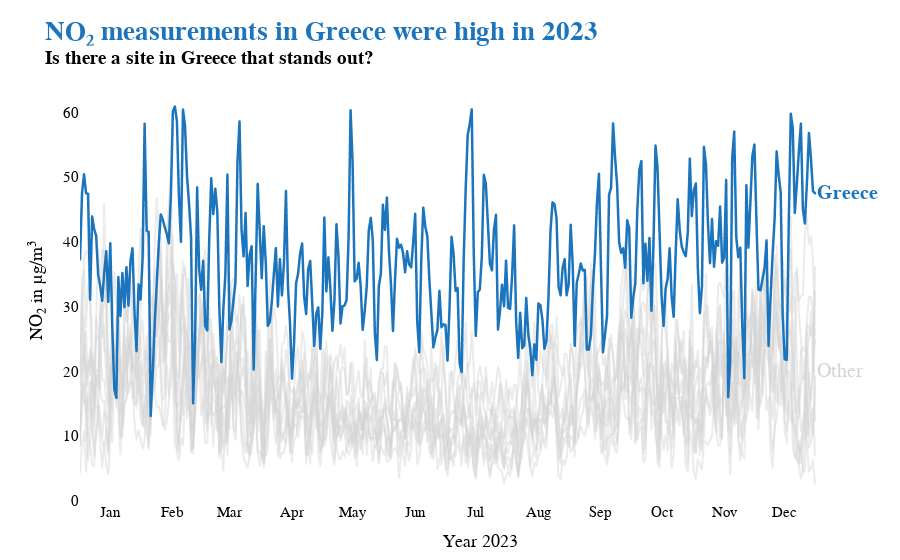

Notebook source saved alongside this figure:
### Markdown cell above
### 3. Time Series of average NO₂ measurements from all sites grouped by country:

### Code cell
# Preparation: color map -> Greece blue, all other countries lightgrey and country names with first letter capitalized for hovering:
unique_countries = country_daily_no2_avg["country"].unique()
country_color_map = {country: "rgba(28, 117, 188, 1)" if country == "greece" else "rgba(211, 211, 211, 0.45)" for country in unique_countries}
country_daily_no2_avg["hover_country"] = country_daily_no2_avg["country"].str.title()

# Plot grouped NO₂ time series by country, with Greece highlighted:
fig1 = px.line(
    country_daily_no2_avg,  # country_daily_no2_avg from Step 2 (Data Preparation)
    x="date",
    y="no2",
    color="country",  
    range_y=(0, 65),  
    title="<span style='color:rgba(28, 117, 188, 1);'>NO₂ measurements in Greece were high in 2023</span><br>"
          "<sup>Is there a site in Greece that stands out?</sup>",
    color_discrete_map=country_color_map,
    hover_data={"country": True, "date": True, "no2": True},
    custom_data=["hover_country"]
)

update_hover_template(fig1, template_type="country")  # update hover data with predefinied custom function


# Customize layout to match the first visualization:
fig1.update_layout(**base_layout)


# Add the label "Greece" as annotation directly beside the time series (blue):
greece_last_point = country_daily_no2_avg[country_daily_no2_avg["country"] == "greece"].iloc[-1]
fig1.add_annotation(
    x=greece_last_point["date"], 
    y=greece_last_point["no2"], 
    text="Greece", 
    showarrow=False, 
    font=dict(color="rgba(28, 117, 188, 1)", size=20, weight="bold"), 
    align="right",
    xanchor="left"  
)

# Add the label "Other" as annotation directly beside all other time series (lightgrey):
fig1.add_annotation(
    x=greece_last_point["date"],
    y=20,  # Position visually based on the range of other traces
    text="Other", 
    showarrow=False, 
    font=dict(color="rgba(211, 211, 211, 1)", size=20), 
    align="right",
    xanchor="left"
)

# Reorder traces to make sure Greece is in the foreground:
greece_trace = [t for t in fig1.data if t.name == "greece"]  # greek trace
set_trace_style(fig1, "greece", 2.5)                         # use custom function set_trace_style() (last cell of step 2)
other_traces = [t for t in fig1.data if t.name != "greece"]  # all other traces
fig1.data = tuple(other_traces + greece_trace)               # reorder: others first, greek last (foreground)

# Show plot:
fig1.show()

### Figure 1 — Plotly figure (JSON) as saved in the notebook; plotly's stock layout.template omitted (floating-point values rounded to 4 significant figures; data arrays with more than 128 entries replaced by an {"elided": "..."} marker saying what was removed)
{"data": [{"customdata": {"elided": "365x2 str values"}, "hovertemplate": "<b>Country:</b> %{customdata[0]}<br><b>Date:</b> %{x|%b %d, %Y}<br><b>NO₂:</b> %{y} µg/m³<br><extra></extra>", "legendgroup": "austria", "line": {"color": "rgba(211, 211, 211, 0.45)", "dash": "solid"}, "marker": {"symbol": "circle"}, "mode": "lines", "name": "austria", "showlegend": true, "type": "scattergl", "x": {"elided": "365 str values"}, "xaxis": "x", "y": {"elided": "365 float values"}, "yaxis": "y"}, {"customdata": {"elided": "365x2 str values"}, "hovertemplate": "<b>Country:</b> %{customdata[0]}<br><b>Date:</b> %{x|%b %d, %Y}<br><b>NO₂:</b> %{y} µg/m³<br><extra></extra>", "legendgroup": "belgium", "line": {"color": "rgba(211, 211, 211, 0.45)", "dash": "solid"}, "marker": {"symbol": "circle"}, "mode": "lines", "name": "belgium", "showlegend": true, "type": "scattergl", "x": {"elided": "365 str values"}, "xaxis": "x", "y": {"elided": "365 float values"}, "yaxis": "y"}, {"customdata": {"elided": "365x2 str values"}, "hovertemplate": "<b>Country:</b> %{customdata[0]}<br><b>Date:</b> %{x|%b %d, %Y}<br><b>NO₂:</b> %{y} µg/m³<br><extra></extra>", "legendgroup": "france", "line": {"color": "rgba(211, 211, 211, 0.45)", "dash": "solid"}, "marker": {"symbol": "circle"}, "mode": "lines", "name": "france", "showlegend": true, "type": "scattergl", "x": {"elided": "365 str values"}, "xaxis": "x", "y": {"elided": "365 float values"}, "yaxis": "y"}, {"customdata": {"elided": "363x2 str values"}, "hovertemplate": "<b>Country:</b> %{customdata[0]}<br><b>Date:</b> %{x|%b %d, %Y}<br><b>NO₂:</b> %{y} µg/m³<br><extra></extra>", "legendgroup": "germany", "line": {"color": "rgba(211, 211, 211, 0.45)", "dash": "solid"}, "marker": {"symbol": "circle"}, "mode": "lines", "name": "germany", "showlegend": true, "type": "scattergl", "x": {"elided": "363 str values"}, "xaxis": "x", "y": {"elided": "363 float values"}, "yaxis": "y"}, {"customdata": {"elided": "365x2 str values"}, "hovertemplate": "<b>Country:</b> %{customdata[0]}<br><b>Date:</b> %{x|%b %d, %Y}<br><b>NO₂:</b> %{y} µg/m³<br><extra></extra>", "legendgroup": "hungary", "line": {"color": "rgba(211, 211, 211, 0.45)", "dash": "solid"}, "marker": {"symbol": "circle"}, "mode": "lines", "name": "hungary", "showlegend": true, "type": "scattergl", "x": {"elided": "365 str values"}, "xaxis": "x", "y": {"elided": "365 float values"}, "yaxis": "y"}, {"customdata": {"elided": "365x2 str values"}, "hovertemplate": "<b>Country:</b> %{customdata[0]}<br><b>Date:</b> %{x|%b %d, %Y}<br><b>NO₂:</b> %{y} µg/m³<br><extra></extra>", "legendgroup": "italy", "line": {"color": "rgba(211, 211, 211, 0.45)", "dash": "solid"}, "marker": {"symbol": "circle"}, "mode": "lines", "name": "italy", "showlegend": true, "type": "scattergl", "x": {"elided": "365 str values"}, "xaxis": "x", "y": {"elided": "365 float values"}, "yaxis": "y"}, {"customdata": {"elided": "360x2 str values"}, "hovertemplate": "<b>Country:</b> %{customdata[0]}<br><b>Date:</b> %{x|%b %d, %Y}<br><b>NO₂:</b> %{y} µg/m³<br><extra></extra>", "legendgroup": "netherlands", "line": {"color": "rgba(211, 211, 211, 0.45)", "dash": "solid"}, "marker": {"symbol": "circle"}, "mode": "lines", "name": "netherlands", "showlegend": true, "type": "scattergl", "x": {"elided": "360 str values"}, "xaxis": "x", "y": {"elided": "360 float values"}, "yaxis": "y"}, {"customdata": {"elided": "365x2 str values"}, "hovertemplate": "<b>Country:</b> %{customdata[0]}<br><b>Date:</b> %{x|%b %d, %Y}<br><b>NO₂:</b> %{y} µg/m³<br><extra></extra>", "legendgroup": "poland", "line": {"color": "rgba(211, 211, 211, 0.45)", "dash": "solid"}, "marker": {"symbol": "circle"}, "mode": "lines", "name": "poland", "showlegend": true, "type": "scattergl", "x": {"elided": "365 str values"}, "xaxis": "x", "y": {"elided": "365 float values"}, "yaxis": "y"}, {"customdata": {"elided": "365x2 str values"}, "hovertemplate": "<b>Country:</b> %{customdata[0]}<br><b>Date:</b> %{x|%b %d, %Y}<br><b>NO₂:</b> %{y} µg/m³<br><extra></extra>", "legendgroup": "portugal", "line": {"color": "rgba(211, 211, 211, 0.45)", "dash": "solid"}, "marker": {"symbol": "circle"}, "mode": "lines", "name": "portugal", "showlegend": true, "type": "scattergl", "x": {"elided": "365 str values"}, "xaxis": "x", "y": {"elided": "365 float values"}, "yaxis": "y"}, {"customdata": {"elided": "365x2 str values"}, "hovertemplate": "<b>Country:</b> %{customdata[0]}<br><b>Date:</b> %{x|%b %d, %Y}<br><b>NO₂:</b> %{y} µg/m³<br><extra></extra>", "legendgroup": "spain", "line": {"color": "rgba(211, 211, 211, 0.45)", "dash": "solid"}, "marker": {"symbol": "circle"}, "mode": "lines", "name": "spain", "showlegend": true, "type": "scattergl", "x": {"elided": "365 str values"}, "xaxis": "x", "y": {"elided": "365 float values"}, "yaxis": "y"}, {"customdata": {"elided": "365x2 str values"}, "hovertemplate": "<b>Country:</b> %{customdata[0]}<br><b>Date:</b> %{x|%b %d, %Y}<br><b>NO₂:</b> %{y} µg/m³<br><extra></extra>", "legendgroup": "greece", "line": {"color": "rgba(28, 117, 188, 1)", "dash": "solid", "width": 2.5}, "marker": {"symbol": "circle"}, "mode": "lines", "name": "greece", "showlegend": true, "type": "scattergl", "x": {"elided": "365 str values"}, "xaxis": "x", "y": {"elided": "365 float values"}, "yaxis": "y"}], "layout": {"annotations": [{"align": "right", "font": {"color": "rgba(28, 117, 188, 1)", "size": 20, "weight": "bold"}, "showarrow": false, "text": "Greece", "x": "2023-12-31T00:00:00", "xanchor": "left", "y": 47.5}, {"align": "right", "font": {"color": "rgba(211, 211, 211, 1)", "size": 20}, "showarrow": false, "text": "Other", "x": "2023-12-31T00:00:00", "xanchor": "left", "y": 20}], "font": {"color": "black", "family": "Times New Roman", "size": 15}, "legend": {"title": {"text": "country"}, "tracegroupgap": 0}, "margin": {"b": 50, "l": 80, "r": 20, "t": 80}, "paper_bgcolor": "white", "plot_bgcolor": "white", "showlegend": false, "title": {"font": {"family": "Times New Roman", "size": 27, "weight": "bold"}, "text": "<span style='color:rgba(28, 117, 188, 1);'>NO₂ measurements in Greece were high in 2023</span><br><sup>Is there a site in Greece that stands out?</sup>"}, "xaxis": {"anchor": "y", "domain": [0, 1], "tickformat": "%b", "tickvals": ["2023-01-16T00:00:00", "2023-02-16T00:00:00", "2023-03-16T00:00:00", "2023-04-16T00:00:00", "2023-05-16T00:00:00", "2023-06-16T00:00:00", "2023-07-16T00:00:00", "2023-08-16T00:00:00", "2023-09-16T00:00:00", "2023-10-16T00:00:00", "2023-11-16T00:00:00", "2023-12-16T00:00:00"], "title": {"font": {"size": 18}, "text": "Year 2023"}}, "yaxis": {"anchor": "x", "domain": [0, 1], "range": [0, 65], "title": {"font": {"size": 18}, "text": "NO₂ in µg/m³"}}}}
